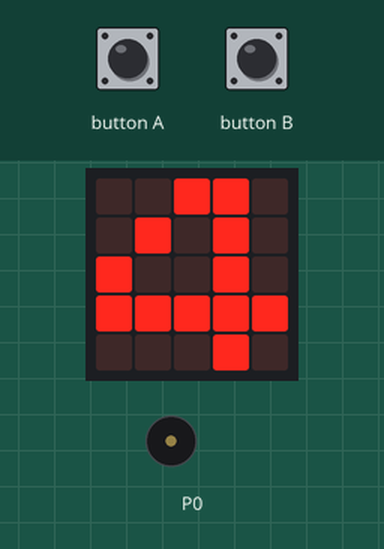
This program was run on a simulated BBC micro:bit (MakeCode). Parts: the board's 5×5 LED display, buzzer (waves = sounding). Inputs (shaded band) come from the test bench.

Above: at 0.9 s.
At 4.4 s:
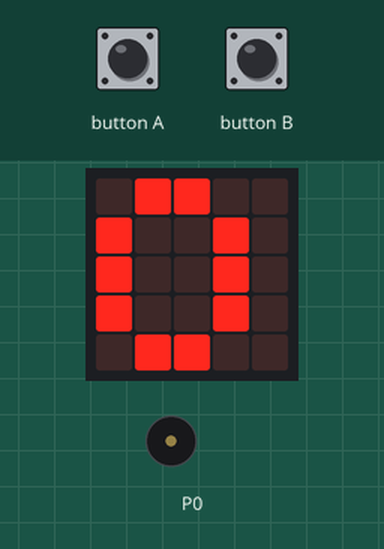
5.8 s: button A pressed for 0.15 s
At 6.3 s:
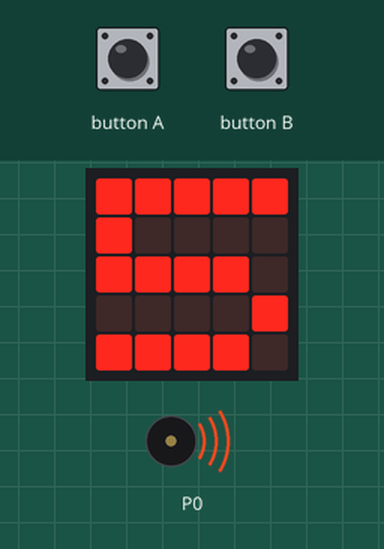
6.5 s: button B pressed for 0.15 s
Timing chart, 0 to 11.9 s (numbered marks = the images above; inputs shaded):
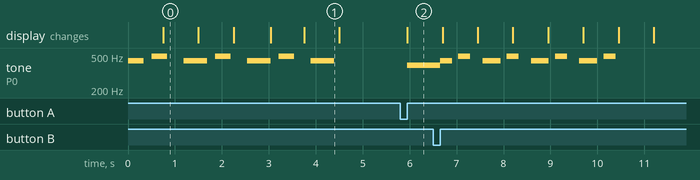

The program:

main.ts
```typescript
let STONE = 0 // Мы думаем, что камень - это 1.
let PAPER = 1 // Мы думаем, что бумага - это 1.
let SCISSORS = 2 // Мы думаем, что ножницы - это 2.

let intro_melody = `C - C D - E C - ` // играет, на старте
let win_melody = `A A - B B - - A ` // играет, когда победил
let lose_melody = `G G - E G - E G` // играет, когда проиграл
let draw_melody = `- - - - - - - -` // играет, когда ничья

let fast_temp = 480
let slow_temp = 120

// Preloader - показывает иконку и играет мелодию заставкию
function preloader (cycle_count: number, melody: string, melody_temp: number) {
    music.play(
        music.stringPlayable(melody, melody_temp),
        music.PlaybackMode.LoopingInBackground)
    for (let i = cycle_count; i >= 0; i--) {
        basic.showNumber(i)
        // timer.wait()
    }
    music.stopAllSounds()
}

// If A pressed:
input.onButtonPressed(Button.A, function () {
    preloader(5, lose_melody, slow_temp)
    basic.clearScreen()
})

input.onButtonPressed(Button.B, function() {
    preloader(5, win_melody, fast_temp)
    basic.clearScreen()
})


preloader(5, win_melody, 360)
basic.clearScreen()
```

test.ts
```typescript
// здесь помещаются тесты; они не будут скомпилированы, пока пакет используется в качестве расширения.
```

Measured:
- after the input at 5.8 s, tone on P0: silent → 392 Hz after 0.15 s; the display: changes after 0.15 s (image 2)
- what the display in image 0 shows lasts 0.7 s, from 0.8 s to 1.5 s
